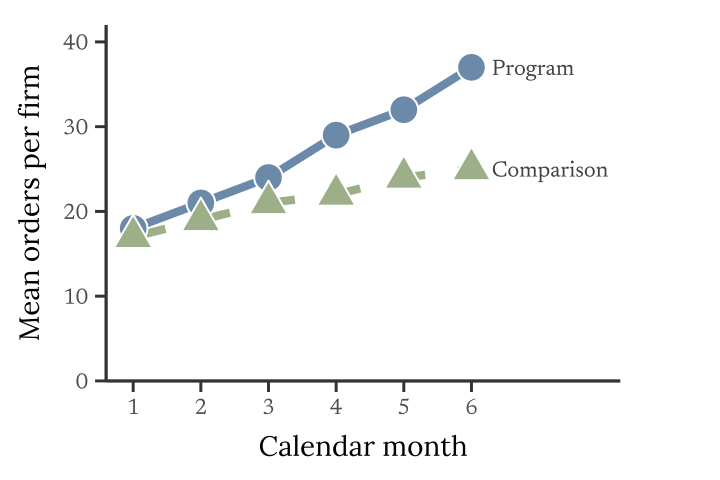

Recreate this plot in R.
example_dir <- dirname(normalizePath(sub("^--file=", "", grep("^--file=", commandArgs(), value = TRUE)[1]), winslash = "/"))
source(file.path(example_dir, "_setup.R"))
# Intent: compare two descriptive series; endpoint labels remove legend lookup.
spec <- example_spec("fig_time_series")
dat <- data.frame(month = rep(1:6, 2), group = rep(c("Program", "Comparison"), each = 6),
                  count = c(18,21,24,29,32,37,17,19,21,22,24,25))
pal <- c(Program = brand$primary, Comparison = brand$secondary)
ends <- dat[dat$month == 6, ]
p <- ggplot(dat, aes(month, count, colour = group, group = group)) +
  geom_line(aes(linetype = group), linewidth = 2.8) +
  geom_point(aes(shape = group, fill = group), size = 9, colour = "white", stroke = 1) +
  geom_text(data = ends, aes(x = 6.3, label = group), hjust = 0,
            colour = "grey25", size = label_pt, family = "Newsreader") +
  scale_colour_manual(values = pal) + scale_fill_manual(values = pal) +
  scale_shape_manual(values = c(Program = 21, Comparison = 24)) +
  scale_linetype_manual(values = c(Program = "solid", Comparison = "dashed")) +
  scale_x_continuous(limits = c(.6,8.2), breaks = 1:6, expand = expansion(mult = 0)) +
  scale_y_continuous(limits = c(0,42), breaks = seq(0,40,10), expand = expansion(mult = 0)) +
  labs_pub(x = "Calendar month", y = "Mean orders per firm") +
  theme_pub(gutter = "right")
stopifnot(nrow(ends) == 2L, !anyDuplicated(dat[c("month", "group")]))
save_figure(p, spec)
